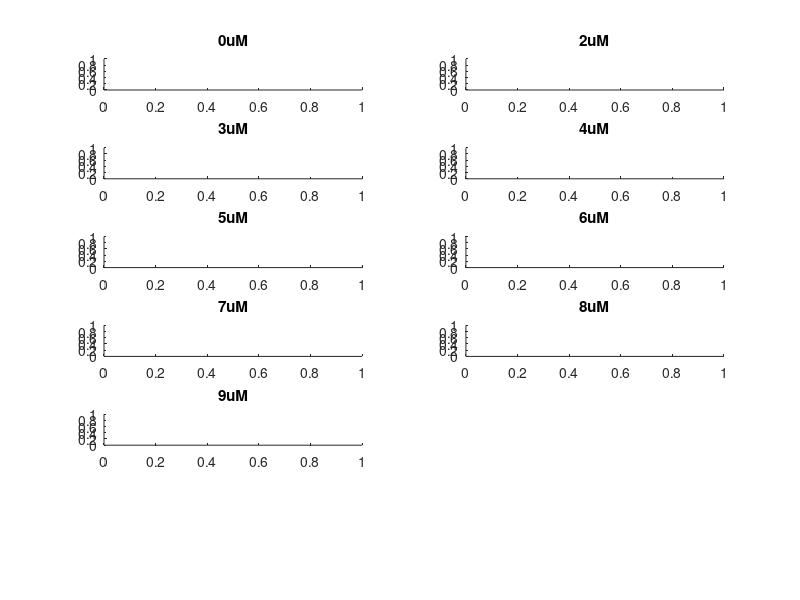

This chart was generated by the following MATLAB code: (Note: this script raises an error after producing the figure.)
function checking_repeats_Phs_P19_2023
%Function to compare the mean expression of the repeats
%
data_main_path='\\slcu.cam.ac.uk\data\Microscopy\TeamJL\Chris\movies\paulsson_JLB259\';
data_path={[data_main_path,'2023-03-08'],...
           [data_main_path,'2023-03-30'],...
           [data_main_path,'2023-04-05']};

conditions_names={'JLB259_0uM',...
                  'JLB259_2uM',...
                  'JLB259_3uM',...
                  'JLB259_4uM',...
                  'JLB259_5uM',...
                  'JLB259_6uM',...
                  'JLB259_7uM',...
                  'JLB259_8uM',...
                  'JLB259_9uM',...
                  'JLB259_10uM',...
                  'JLB259_11uM',...
                  'JLB259_12uM',...
                  };
color_cond={'r','b','k'};
figure;  
for dp=1:length(data_path)
    for cn=1:length(conditions_names)
% for dp=1
%     for cn=5:12
         try load([data_path{dp},'\subAuto\Data\',conditions_names{cn},'.mat'],'MY');
            load([data_path{dp},'\subAuto\Data\',conditions_names{cn},'.mat'],'MY');
            subplot(6,2,cn);
            hold on;
            plot(nanmean(MY,2),color_cond{dp});
        catch
         end 
    end
end

%Making figure pretty
for cn=1:length(conditions_names)
    %plotting legend for last subplot
    if cn==10
        legend({'2023-03-08','2023-03-30','2023-03-04'});
    end
    subplot(6,2,cn);
    hold on;
    title(conditions_names{cn}(8:end));
end

 